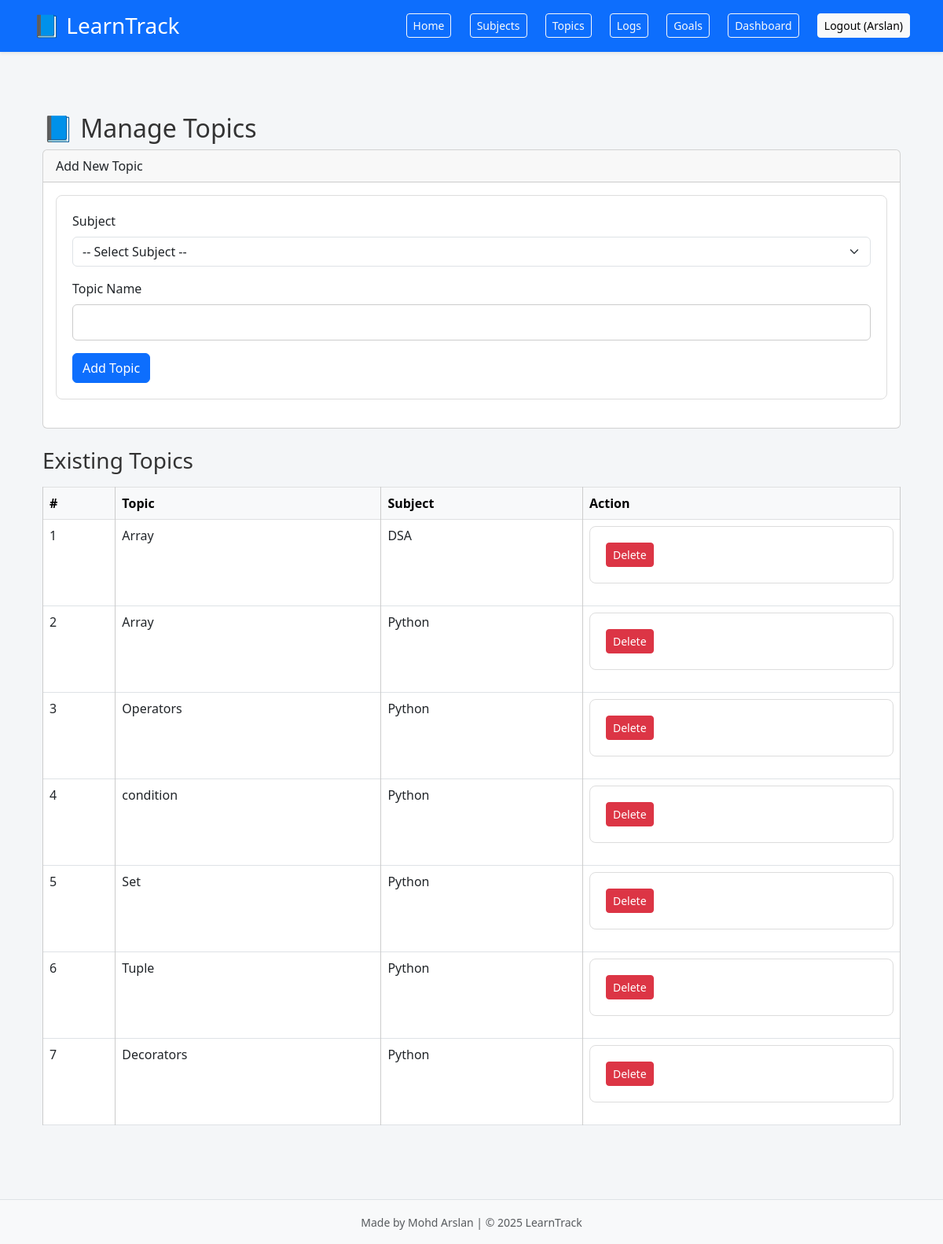
The page /topics (signed in) on the database its author committed.
### tables this page shows
CREATE TABLE users (
                id INTEGER PRIMARY KEY AUTOINCREMENT,
                username TEXT NOT NULL UNIQUE,
                password TEXT NOT NULL
            );

CREATE TABLE topics (
                id INTEGER PRIMARY KEY AUTOINCREMENT,
                subject_id INTEGER,
                name TEXT NOT NULL,
                user_id INTEGER NOT NULL,
                FOREIGN KEY(subject_id) REFERENCES subjects(id),
                FOREIGN KEY(user_id) REFERENCES users(id)
            );

CREATE TABLE subjects (
                id INTEGER PRIMARY KEY AUTOINCREMENT,
                name TEXT NOT NULL,
                user_id INTEGER NOT NULL,
                FOREIGN KEY(user_id) REFERENCES users(id)
            );

### api/topics_route.py (the view, shortened to what this page needs)
@topic_bp.route('/topics', methods=['GET', 'POST'])
@login_required
def topics():
    with get_connection() as conn:
        cursor = conn.cursor()
        cursor.execute('SELECT id, name FROM subjects WHERE user_id = ?', (current_user.id,))
        subjects = cursor.fetchall()
        cursor.execute('''
            SELECT topics.id, topics.name, subjects.name
            FROM topics
            JOIN subjects ON topics.subject_id = subjects.id
            WHERE topics.user_id = ?
        ''', (current_user.id,))
        topics = cursor.fetchall()
    return render_template('topics.html', subjects=subjects, topics=topics)

### app.py (called while the page is built)
@login_manager.user_loader
def load_user(user_id):
    with get_connection() as conn:
        cursor = conn.cursor()
        cursor.execute("SELECT username FROM users WHERE id = ?", (user_id,))
        row = cursor.fetchone()
        if row:
            return User(user_id, row[0])  # ✅ Return a User object
        return None

### models.py (called while the page is built)
def get_connection():
    return sqlite3.connect(DB_NAME)

### templates/topics.html (shortened to what this page needs)
{% extends 'base.html' %}
{% block content %}
<div class="container mt-4">
    <h2>📘 Manage Topics</h2>
    <div class="card mb-4">
        <div class="card-header">Add New Topic</div>
        <div class="card-body">
            <form method="POST">
                <div class="mb-3">
                    <label for="subject_id" class="form-label">Subject</label>
                    <select name="subject_id" class="form-select" required>
                        <option value="">-- Select Subject --</option>
                    </select>
                </div>
                <div class="mb-3">
                    <label for="topic_name" class="form-label">Topic Name</label>
                    <input type="text" name="topic_name" class="form-control" required>
                </div>
                <button type="submit" class="btn btn-primary">Add Topic</button>
            </form>
        </div>
    </div>
    <h3 class="mb-3">Existing Topics</h3>
    {% if topics %}
    <div class="table-responsive">
        <table class="table table-bordered table-hover">
            <thead class="table-light">
                <tr>
                    <th>#</th>
                    <th>Topic</th>
                    <th>Subject</th>
                    <th>Action</th>
                </tr>
            </thead>
            <tbody>
                {% for topic in topics %}
                <tr>
                    <td>{{ loop.index }}</td>
                    <td>{{ topic[1] }}</td>
                    <td>{{ topic[2] }}</td>
                    <td>
                        <form method="POST" action="{{ url_for('topics.delete_topic', id=topic[0]) }}"
                              onsubmit="return confirm('Delete this topic?');">
                            <button class="btn btn-sm btn-danger">Delete</button>
                        </form>
                    </td>
                </tr>
                {% endfor %}
            </tbody>
        </table>
    </div>
    {% else %}
    <p class="text-muted">No topics added yet.</p>
    {% endif %}
</div>
{% endblock %}

### templates/base.html (shortened to what this page needs)
<!DOCTYPE html>
<html lang="en">
<head>
    <link href="https://cdn.jsdelivr.net/npm/bootstrap@5.3.0/dist/css/bootstrap.min.css" rel="stylesheet">
    <link rel="stylesheet" href="{{ url_for('static', filename='style.css') }}">
</head>
<body>
<header class="bg-primary text-white p-3 shadow-sm mb-4">
    <div class="container d-flex justify-content-between align-items-center flex-wrap">
        <h1 class="fs-3 mb-0"><a href="{{ url_for('dashboard.index') }}" class="text-white text-decoration-none">📘 LearnTrack</a></h1>
        <nav class="mt-2 mt-sm-0">
            <a href="{{ url_for('dashboard.index') }}" class="btn btn-outline-light btn-sm me-1">Home</a>
            <a href="{{ url_for('subjects.subjects') }}" class="btn btn-outline-light btn-sm me-1">Subjects</a>
            <a href="{{ url_for('topics.topics') }}" class="btn btn-outline-light btn-sm me-1">Topics</a>
            <a href="{{ url_for('logs.log_study') }}" class="btn btn-outline-light btn-sm me-1">Logs</a>
            <a href="{{ url_for('goals.goals') }}" class="btn btn-outline-light btn-sm me-1">Goals</a>
            <a href="{{ url_for('dashboard.dashboard') }}" class="btn btn-outline-light btn-sm me-1">Dashboard</a>
            {% if current_user.is_authenticated %}
                <a href="{{ url_for('auth.logout') }}" class="btn btn-light btn-sm">Logout ({{ current_user.username }})</a>
            {% else %}
                <a href="{{ url_for('auth.login') }}" class="btn btn-light btn-sm me-1">Login</a>
                <a href="{{ url_for('auth.register') }}" class="btn btn-light btn-sm">Register</a>
            {% endif %}
        </nav>
    </div>
</header>
<main class="container mb-5">
    {% block content %}{% endblock %}
</main>
<footer class="text-center text-muted py-3 bg-light border-top">
    <small>Made by Mohd Arslan | © 2025 LearnTrack</small>
</footer>
</body>
</html>

### static/style.css (style rules this page uses)
body { margin: 0; font-family: 'Segoe UI', Tahoma, Geneva, Verdana, sans-serif; background-color: #f4f6f8; color: #333; }
a { color: #007acc; text-decoration: none; }
header { background-color: #007acc; color: white; padding: 15px 30px; display: flex; justify-content: space-between; align-items: center; flex-wrap: wrap; }
header h1 { margin: 0; font-size: 24px; }
header nav { margin-top: 10px; }
header nav a { margin-left: 15px; color: white; font-weight: 500; }
main { padding: 30px 20px; max-width: 960px; margin: auto; }
table { width: 100%; border-collapse: collapse; margin-bottom: 20px; }
th, td { border: 1px solid #ccc; padding: 12px; text-align: left; }
th { background-color: #f0f0f0; }
form { background-color: white; padding: 20px; border: 1px solid #ddd; border-radius: 8px; margin-bottom: 20px; }
input[type="text"], input[type="number"], input[type="date"], select { padding: 10px; width: 100%; margin-bottom: 15px; border: 1px solid #ccc; border-radius: 6px; }
input[type="submit"], button { background-color: #007acc; color: white; padding: 10px 16px; border: none; border-radius: 6px; cursor: pointer; }
footer { text-align: center; padding: 20px; background-color: #e0e0e0; color: #333; margin-top: 40px; }

### rows shown on the page
users: username "Arslan"
topics: name "Array", name "DSA"
topics: name "Array", name "Python"
topics: name "Operators", name "Python"
topics: name "condition", name "Python"
topics: name "Set", name "Python"
topics: name "Tuple", name "Python"
topics: name "Decorators", name "Python"
